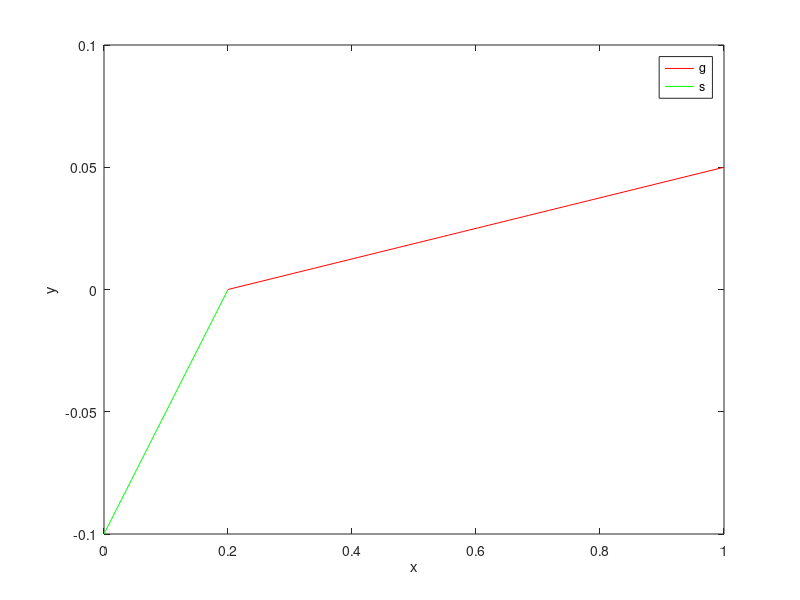

Here is the MATLAB script that generated this plot:
%
% 偏重惩罚（减分）逻辑，即s函数
%

x1 = linspace(0.2, 1)
g = (x1 - 0.2) / (1 - 0.2) * (0.05 - 0) + 0

x2 = linspace(0, 0.2)
s = (0.1 - 0) / (0.2 - 0) * x2 - 0.1

plot(x1, g, 'r', x2, s, 'g')
xlabel('x')
ylabel('y')
legend('g', 's')